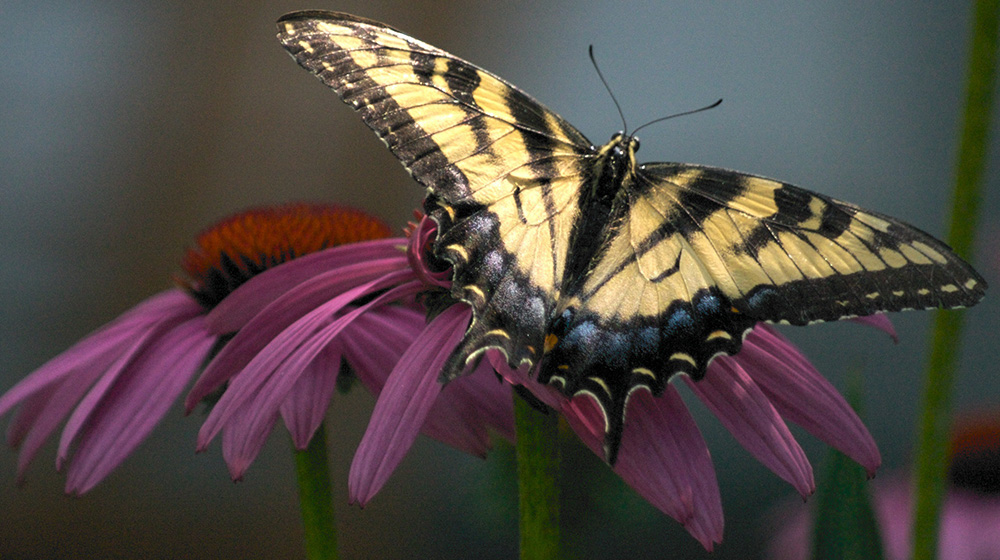
%> input picture Computational Photography/A1/test.jpg, 1000 x 560 px
$ octave Part2.m   (GNU Octave 9; MATLAB toolbox functions it lacks are replaced by stand-ins)
%> lines starting %> are read from the running program, lines starting %| are printed output that depends on the picture; in (x1, y1, x2, y2) boxes, pixels count from 0 and x2, y2 are one past the last pixel; in counts of white or black regions, pixels touching at a corner belong together; the program's own positions count from 1
%{
Aslan Oztreves
HW1
Computational Photography
Matthew Burlick
%}

%Reading Image
im = imread('test.jpg');
%> im is the input picture: size 560x1000x3 uint8; mean R, G, B 82.5, 74.3, 70.1

%Getting Values RGB
r = im(:,:,1);
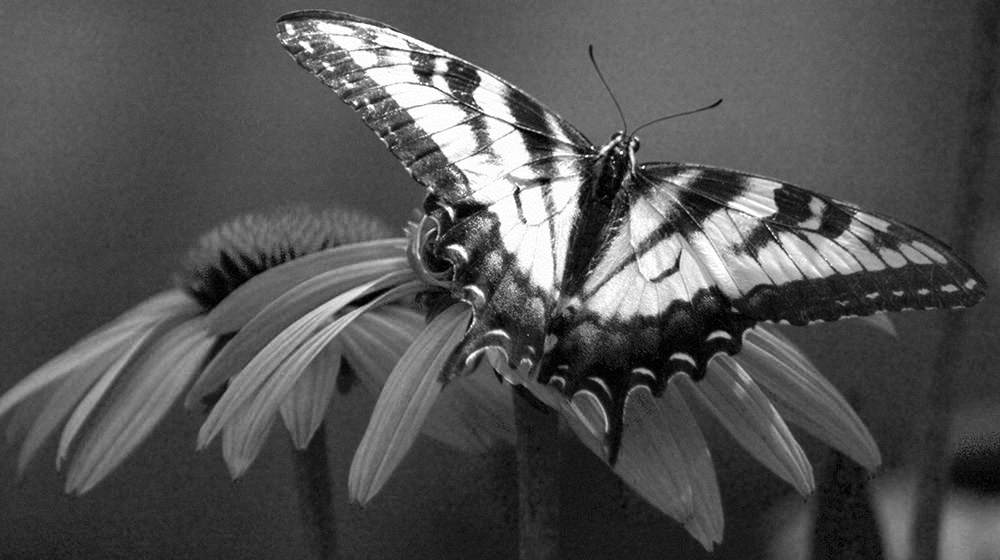
%> r: size 560x1000 uint8; min 0, max 255, mean 82.5
g = im(:,:,2);
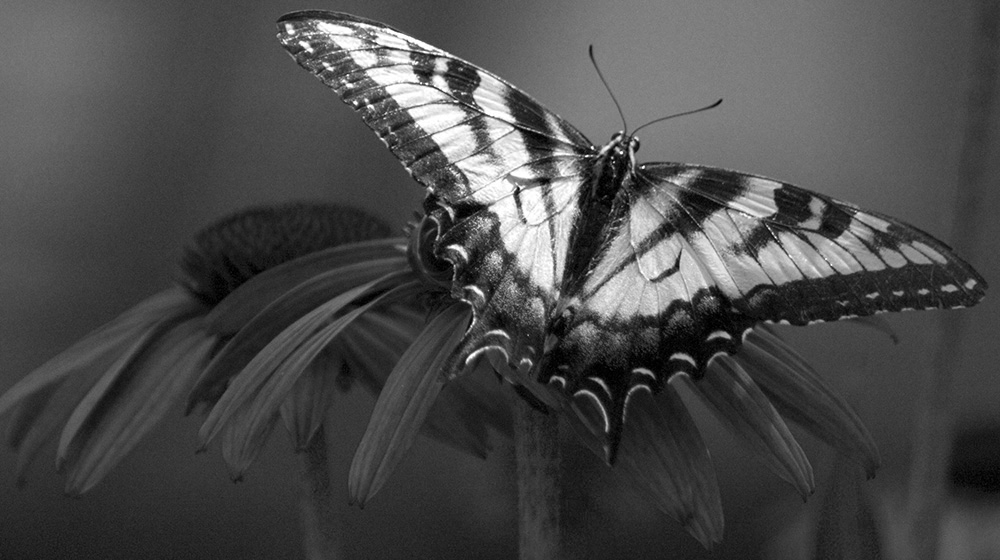
%> g: size 560x1000 uint8; min 0, max 255, mean 74.3
b = im(:,:,3);
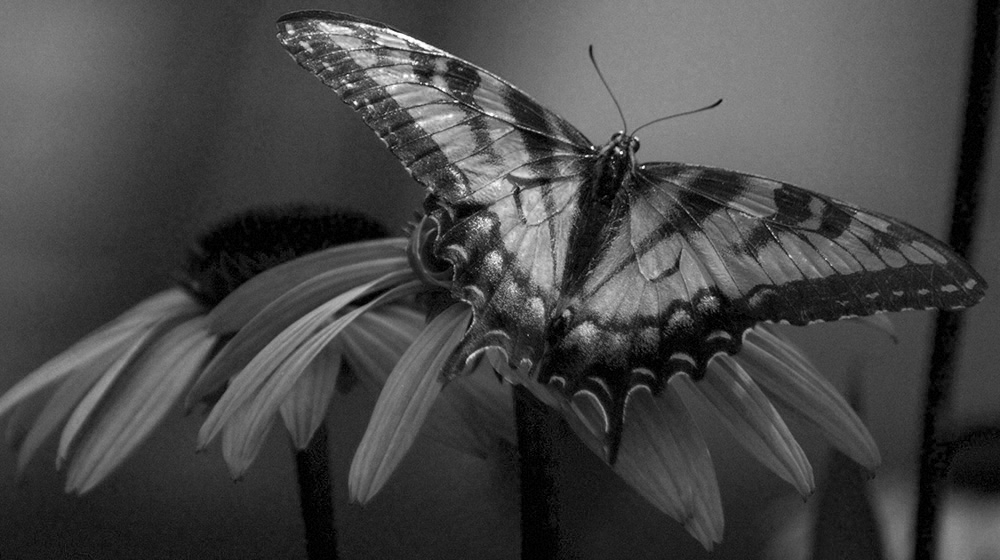
%> b: size 560x1000 uint8; min 0, max 255, mean 70.1

%Setting up Gray
gray = (0.2989 * r) + (0.5870 * g) + (0.1140 * b);
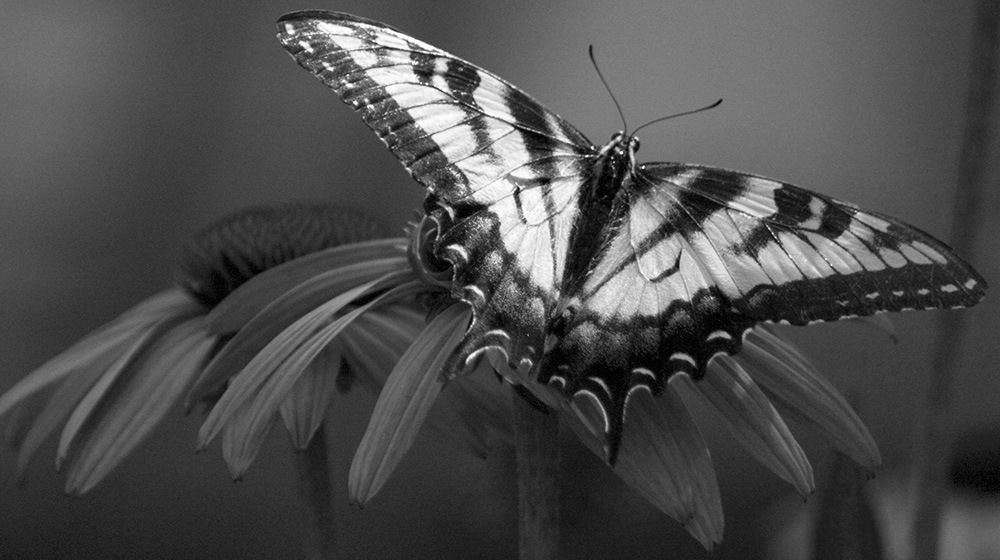
%> gray: size 560x1000 uint8; min 0, max 255, mean 76.3

%Thresholds
im25p = imbinarize(gray,.25);
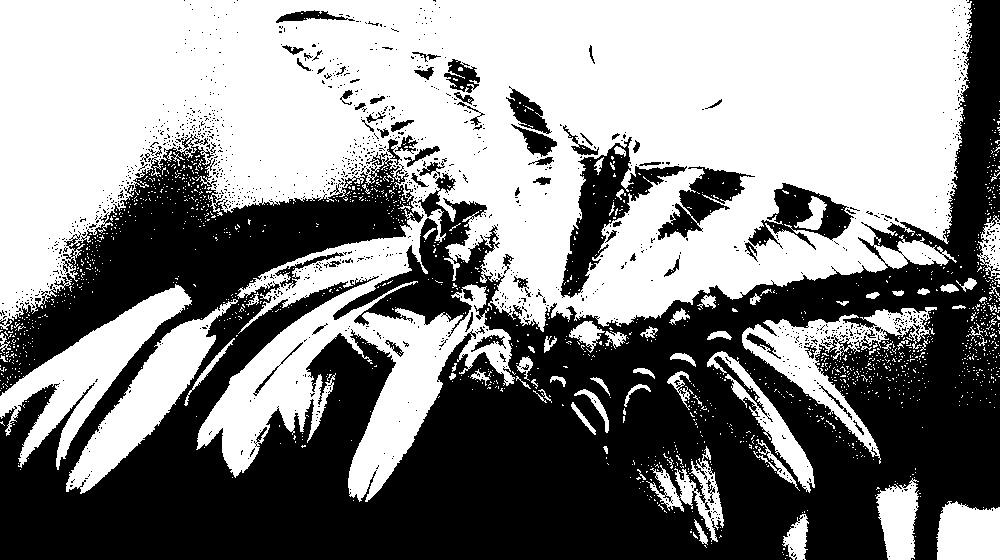
%> im25p: size 560x1000 logical; 53.3% white; 1316 black regions (1245 under 20 px), largest, box (x1, y1, x2, y2) and area: (0, 0, 1000, 560) 240070, (560, 137, 687, 298) 5709, (748, 183, 854, 250) 2814
im50p = imbinarize(gray,.50);
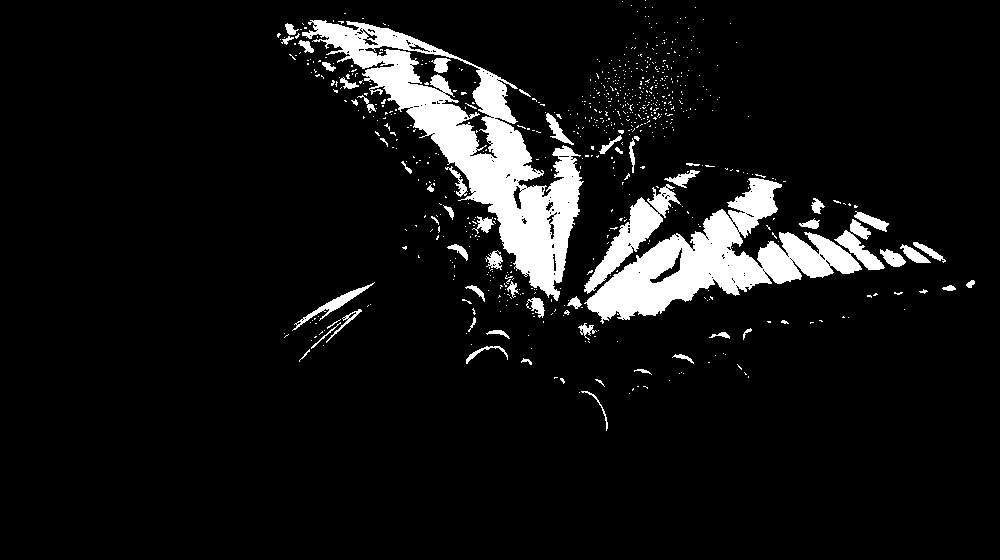
%> im50p: size 560x1000 logical; 8.1% white; 729 white regions (669 under 20 px), largest, box (x1, y1, x2, y2) and area: (302, 20, 584, 301) 20307, (584, 178, 862, 324) 13946, (584, 184, 681, 294) 2617
im75p = imbinarize(gray,.75);
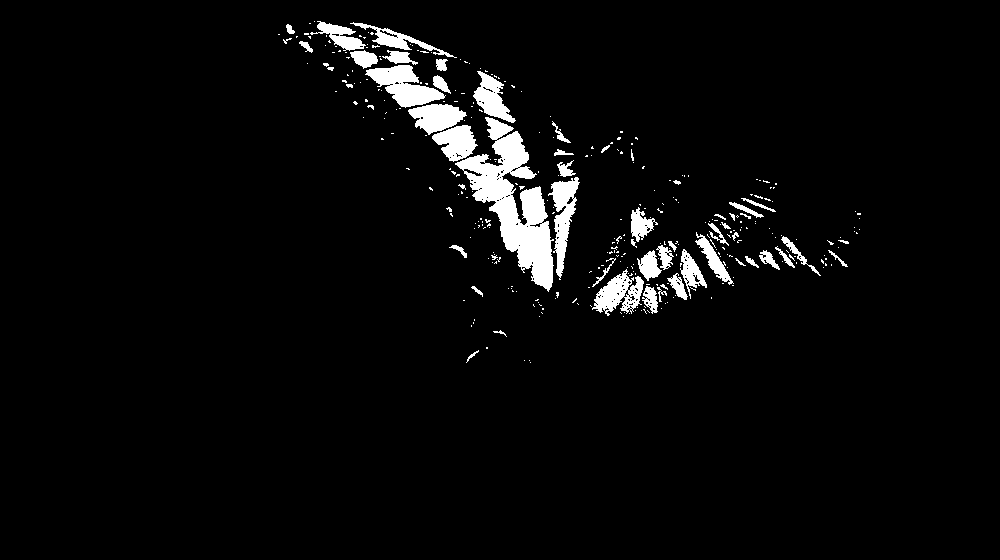
%> im75p: size 560x1000 logical; 4% white; 340 white regions (285 under 20 px), largest, box (x1, y1, x2, y2) and area: (455, 117, 554, 292) 6600, (365, 65, 446, 108) 1683, (548, 177, 580, 280) 1362

%Results
figure(1);
imshow(im25p);
figure(2);
imshow(im50p);
figure(3);
imshow(im75p);
